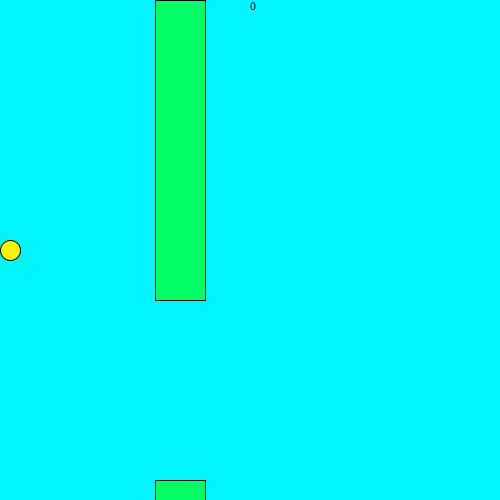
Frame 1 (no input)
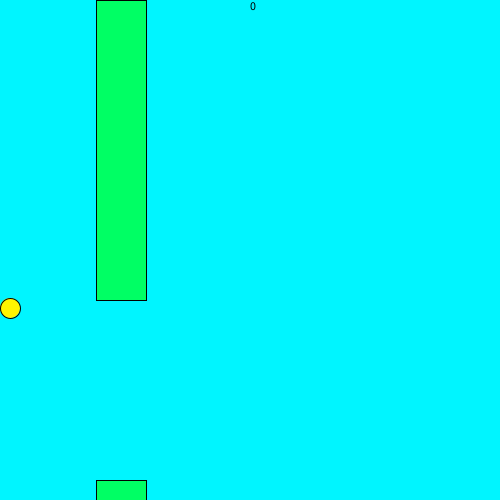
Frame 60 (the mouse pressed at the canvas centre just before this capture)
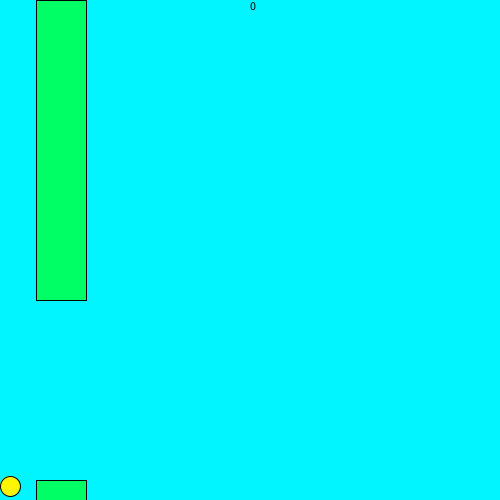
Frame 120 (the mouse held since frame 60 and released just before this capture)

The Processing sketch that drew these frames (run headless with seeded random() and noise(); from frame 60 on, the mouse is pressed at the canvas centre):

// Processing sketch: flappy_bird
// ── flappy_bird.pde
void setup(){
 size(500,500);
}
int X = 10;
int Y = 250;
int x = 155;
int y = 480;
int ox = 155;
int oy = 0;
int h = 200;
double V = 0;
double G = 0.05;
int score = 0;

void draw(){
  background(0,245,255);
  fill(255,245,0);
  ellipse(X,Y,20,20);
  fill(0,255,100);
  rect(x,y,50, h);
  rect(ox,oy,50,300);
  fill(0,0,0);
  text(score,250,10);
 Y-=V;
  V-=G;
  x--;
  ox--;
  if(x == -50){
   int r = (int) random(310, 490);
    x = 500;
    y =r;
    score++;
  }
  if(ox == -50){
  
    ox = 500;
   
  }
  if(intersects(X,Y,x,y,h) || Intersects(X,Y,ox, 300, 50) ){
     X= 10;
     Y = 250;
     x=155;
     ox = 155;
}
     if(Y<0 || Y>500){
     X= 10;
     Y = 250;
     x=155;
     ox = 155;
}
}

void mousePressed(){
 V++; 
}
boolean intersects(int birdX, int birdY, int paddleX, int paddleY, int paddleLength) {
if (birdY > paddleY - 4 && birdX > paddleX && birdX < paddleX + paddleLength)
return true;
else 
return false;
}
boolean Intersects(int birdX, int birdY, int paddleX, int paddleY, int paddleLength) {
if (birdY < paddleY - 4 && birdX > paddleX && birdX < paddleX + paddleLength)
return true;
else 
return false;
}
